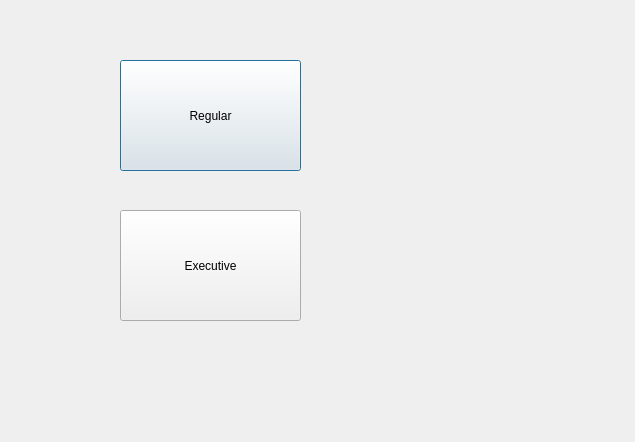
<?xml version="1.0" encoding="UTF-8"?>
<ui version="4.0">
 <class>ExecReg</class>
 <widget class="QDialog" name="ExecReg">
  <property name="geometry">
   <rect>
    <x>0</x>
    <y>0</y>
    <width>635</width>
    <height>442</height>
   </rect>
  </property>
  <property name="windowTitle">
   <string>Dialog</string>
  </property>
  <widget class="QPushButton" name="pushButton">
   <property name="geometry">
    <rect>
     <x>120</x>
     <y>60</y>
     <width>181</width>
     <height>111</height>
    </rect>
   </property>
   <property name="text">
    <string>Regular</string>
   </property>
  </widget>
  <widget class="QPushButton" name="pushButton_2">
   <property name="geometry">
    <rect>
     <x>120</x>
     <y>210</y>
     <width>181</width>
     <height>111</height>
    </rect>
   </property>
   <property name="text">
    <string>Executive</string>
   </property>
  </widget>
 </widget>
 <resources/>
 <connections/>
</ui>
